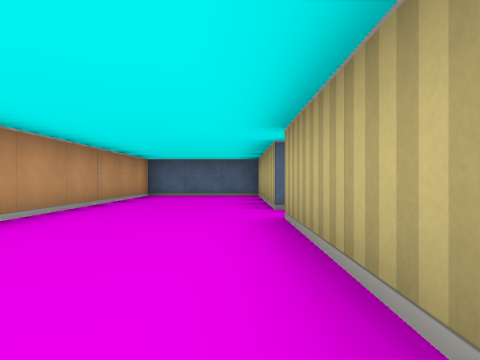
[1] (above)

24 first-person views from a walk through a cub3D maze. The camera is about half as high as the walls, looks level and sees 75° across. The floor is counted in squares. Each view is taken from the middle of a square. On the plan, view 1 faces up. The plan holds only what a view shows up to about 9 squares ahead; the rest is blank.

[2]
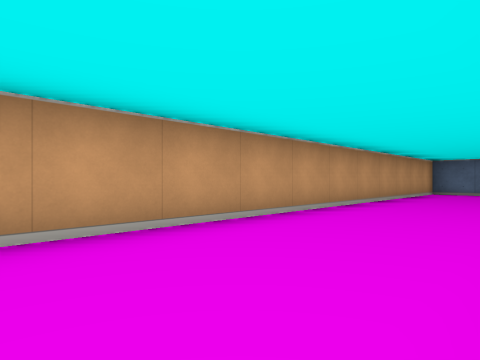

[3]
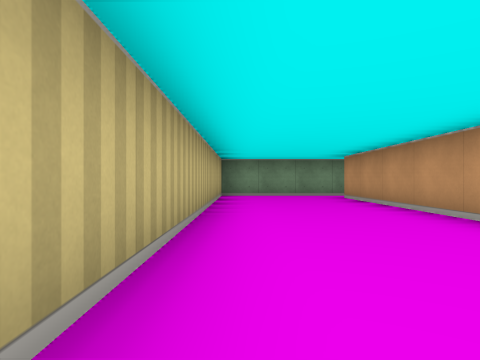

[4]
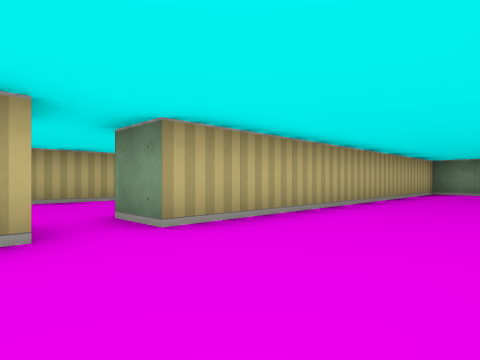

[5]
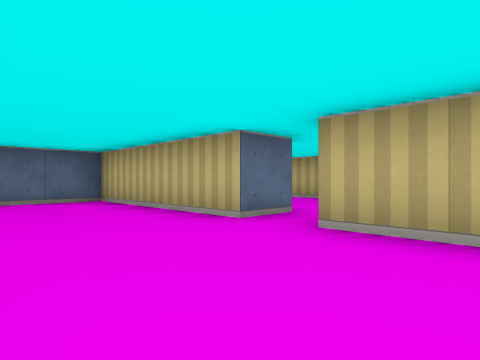

[6]
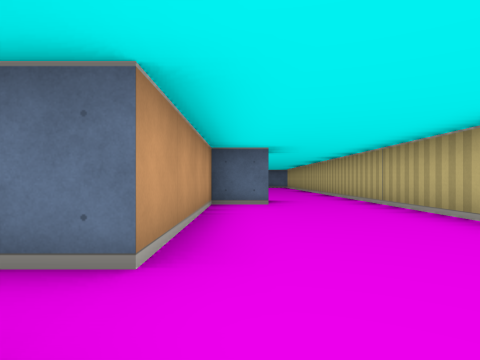

[7]
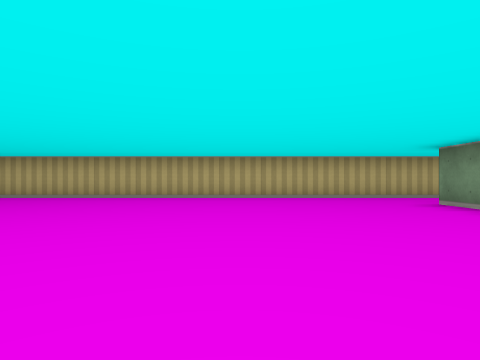

[8]
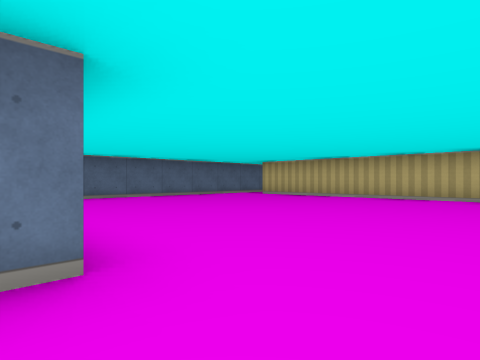

[9]
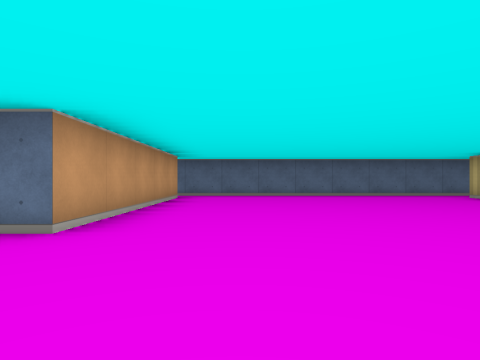

[10]
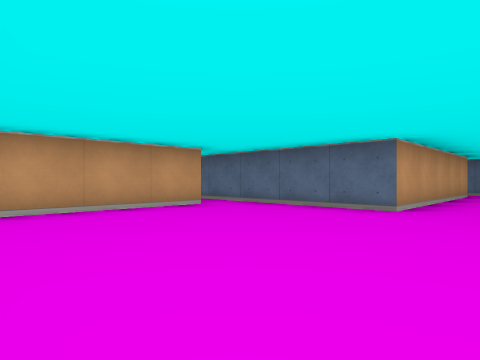

[11]
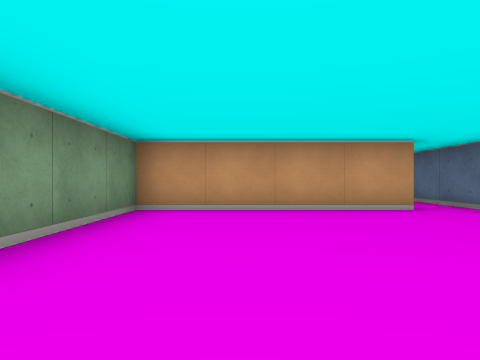

[12]
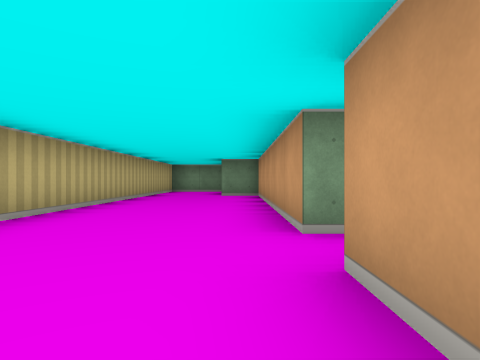

[13]
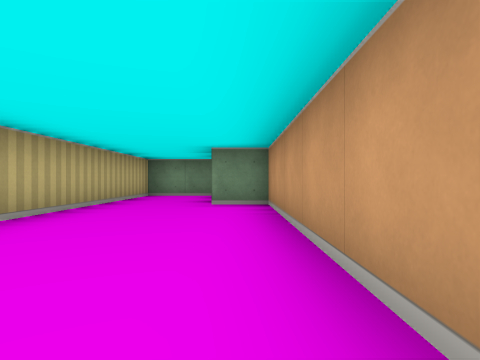

[14]
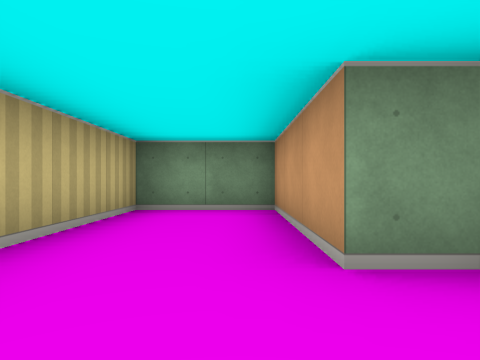

[15]
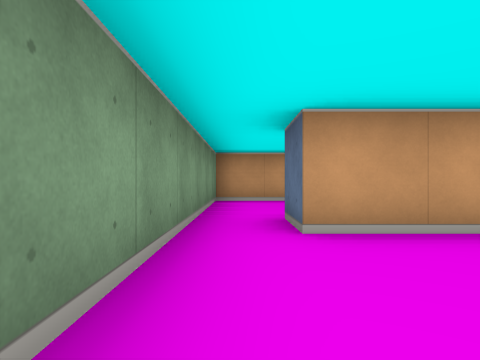

[16]
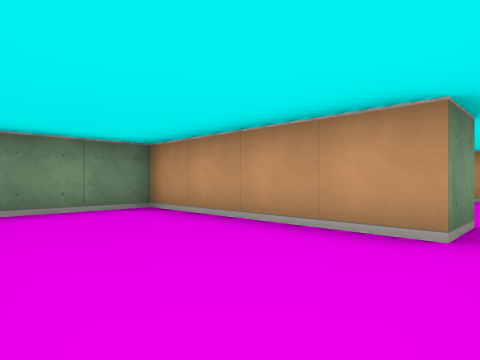

[17]
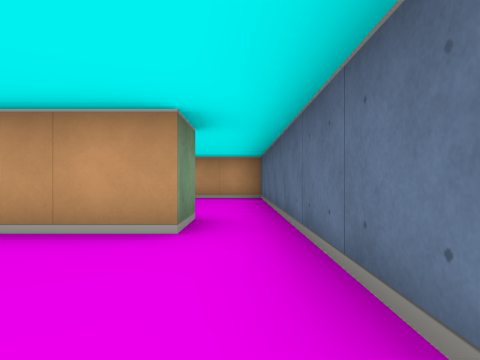

[18]
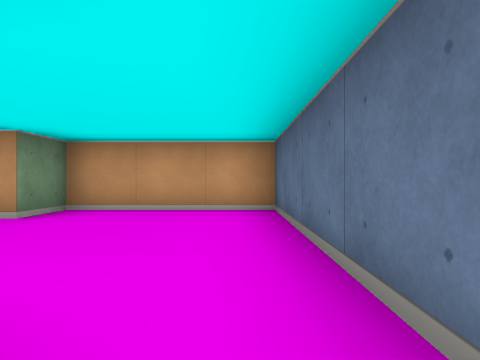

[19]
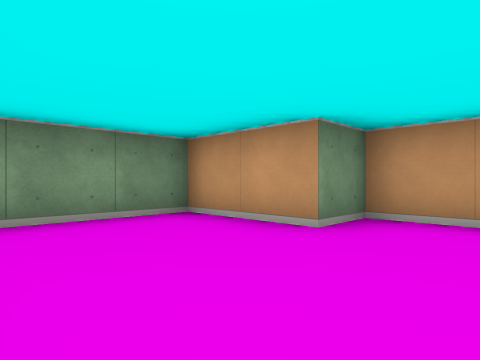

[20]
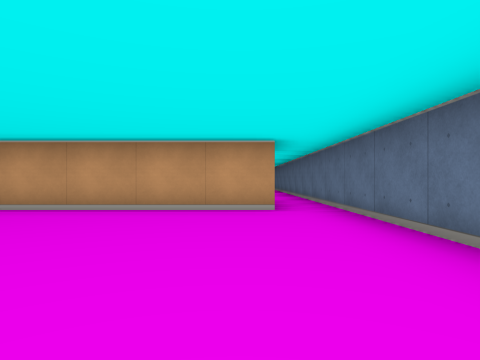

[21]
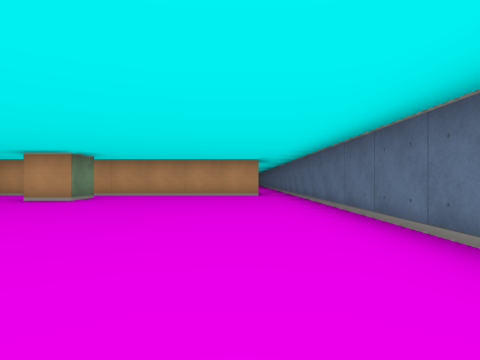

[22]
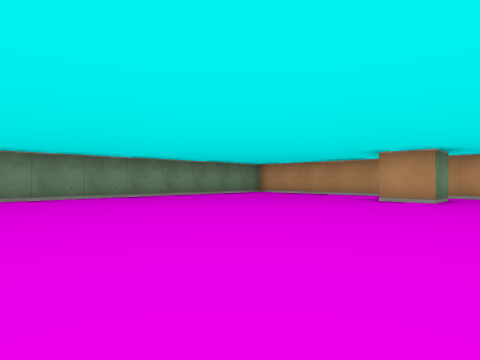

[23]
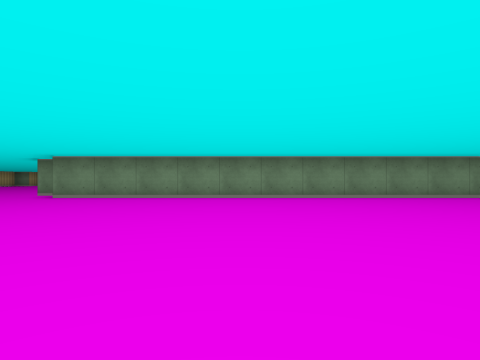

[24]
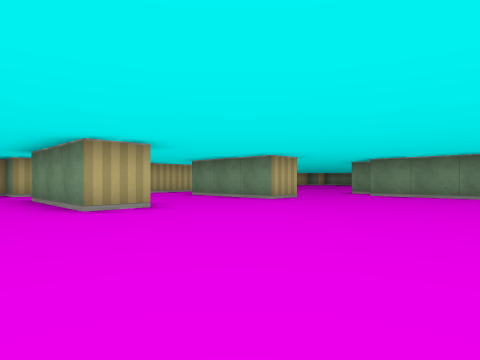

### Floor plan
Ten units are one square. View 1 is at (0, 0); x grows to the right and y downward. Boxes are objects, and circles mark ways between rooms. Rooms are numbered by the first view taken in them; rooms with no view inside come last. Other rooms are left out.
<svg viewBox="-120 -210 380 270">
<path fill="none" stroke="#000" d="M15 -45 5 -45 5 -85 -25 -85 -25 45M-25 55 5 55 5 -35 15 -35M15 -95 25 -95M26 -85 15 -85 15 -45M45 -59 45 -195M-55 -135 -55 -95 -29 -95M15 -35 15 25 25 25 25 55 45 55 45 -38M-25 -195 -25 -145 -54 -145M64 -205 -28 -205M-46 5 -66 5M-65 15 -65 55 -25 55M-25 45 -35 45M-75 15 -65 15M-66 5 -115 5 -115 35 -105 35 -105 55 -84 55M205 -155 205 -165 215 -165M131 -205 64 -205M205 -115 205 -125 232 -125M75 -155 85 -155 85 -145M92 -95 195 -95M200 -85 205 -85M65 -196 65 -124M255 -160 255 -165"/>
<circle cx="10" cy="-40" r="3" fill="#2a7"/>
<circle cx="-30" cy="50" r="3" fill="#2a7"/>
<circle cx="55" cy="-200" r="3" fill="#2a7"/>
<circle cx="-70" cy="10" r="3" fill="#2a7"/>
<text x="-10" y="-20">1</text>
<text x="10" y="-110">2</text>
<text x="-50" y="10">3</text>
<text x="-90" y="30">4</text>
<text x="150" y="-150">5</text>
</svg>
Room 1 opens to room 2. Room 1 opens to room 3. Room 2 opens to room 5. Room 3 opens to room 4.

Where each view was taken, in squares from view 1:
view 1: 0 up, 0 right, facing up
view 2: 2 down, 0 right, facing up-left
view 3: 3 up, 0 right, facing down
view 4: 5 up, 2 left, facing down-right
view 5: 2 up, 2 left, facing up-right
view 6: 3 up, 2 right, facing up
view 7: 13 up, 3 left, facing right
view 8: 13 up, 3 left, facing up-right
view 9: 12 up, 1 left, facing up
view 10: 10 up, 1 left, facing up-left
view 11: 11 up, 1 left, facing left
view 12: 6 up, 2 right, facing down
view 13: 3 up, 2 right, facing down
view 14: 1 down, 3 right, facing down
view 15: 5 down, 0 right, facing left
view 16: 1 down, 4 left, facing down-left
view 17: 1 down, 4 left, facing left
view 18: 1 down, 7 left, facing left
view 19: 2 down, 8 left, facing down-left
view 20: 19 up, 11 right, facing left
view 21: 19 up, 15 right, facing left
view 22: 17 up, 15 right, facing down-left
view 23: 17 up, 15 right, facing down
view 24: 18 up, 16 right, facing down-right
